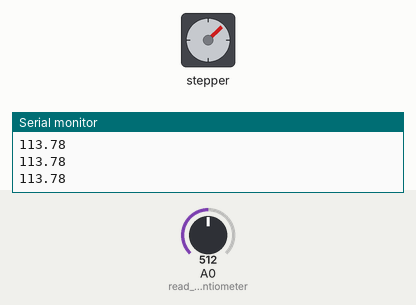
Simulated run of this sketch. Board: Arduino Uno, built with avr-gcc and run on an emulated ATmega328P. Shown: stepper motor, the last lines printed to the serial monitor. The inputs (shaded band) are chosen by the test bench; at power-on: A0 (read_potentiometer) = 512. Stepper angles assume 100 steps per turn.

Above: at 2.6 s.
2.7 s: A0 (read_potentiometer) set to 716
At 3.12 s:
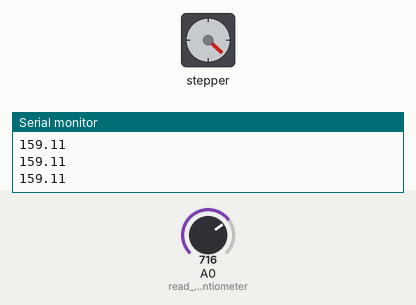
5.7 s: A0 (read_potentiometer) set to 900
At 6.13 s:
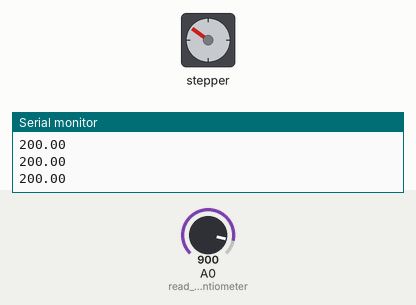
8.7 s: A0 (read_potentiometer) set to 511
At 9.13 s:
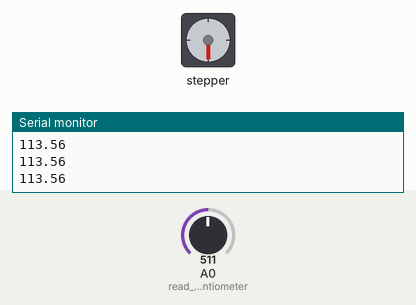
11.7 s: A0 (read_potentiometer) set to 1023
14.7 s: A0 (read_potentiometer) set to 122
Timing chart, 0 to 18.7 s (numbered marks = the images above; inputs shaded):
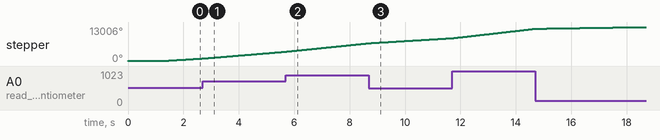

The sketch:

stepper_test_pot.ino
```cpp
#include <AFMotor.h>
#include <Stepper.h>
// input pin for the potentiometer
int read_potentiometer = A0;
int value_potentiometer = 0;

AF_Stepper motorL(100, 1);

void setup()
{
  Serial.begin(9600);// set up Serial library at 9600 bps
  Serial.println("Stepper test!");


  motorL.setSpeed(70);  // 10 rpm
  motorL.step(100, FORWARD, INTERLEAVE);
  motorL.release();

  delay(1000);
}

void loop() {
  value_potentiometer = analogRead(read_potentiometer);

  Serial.println(value_potentiometer/4.5);
  if(value_potentiometer > 80){
    motorL.setSpeed(value_potentiometer/4.5);  // 10 rpm
    motorL.step(5, FORWARD, DOUBLE);
  }
}
```
